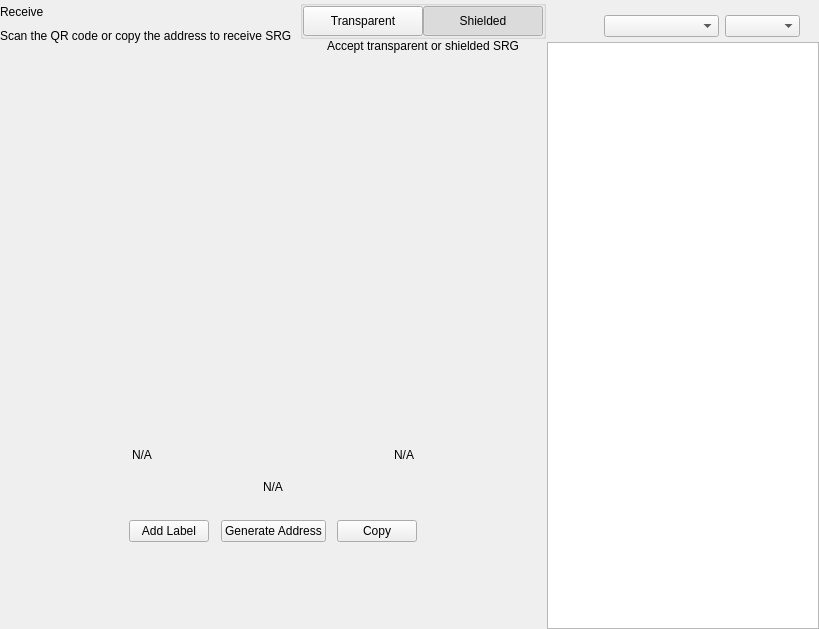
<?xml version="1.0" encoding="UTF-8"?>
<ui version="4.0">
 <class>ReceiveWidget</class>
 <widget class="QWidget" name="ReceiveWidget">
  <property name="geometry">
   <rect>
    <x>0</x>
    <y>0</y>
    <width>819</width>
    <height>629</height>
   </rect>
  </property>
  <property name="minimumSize">
   <size>
    <width>0</width>
    <height>0</height>
   </size>
  </property>
  <property name="windowTitle">
   <string>Form</string>
  </property>
  <layout class="QHBoxLayout" name="horizontalLayout_2" stretch="2,1">
   <property name="spacing">
    <number>0</number>
   </property>
   <property name="leftMargin">
    <number>0</number>
   </property>
   <property name="topMargin">
    <number>0</number>
   </property>
   <property name="rightMargin">
    <number>0</number>
   </property>
   <property name="bottomMargin">
    <number>0</number>
   </property>
   <item>
    <widget class="QWidget" name="left" native="true">
     <layout class="QVBoxLayout" name="verticalLayout_3">
      <property name="leftMargin">
       <number>0</number>
      </property>
      <property name="topMargin">
       <number>0</number>
      </property>
      <property name="rightMargin">
       <number>0</number>
      </property>
      <property name="bottomMargin">
       <number>0</number>
      </property>
      <item>
       <layout class="QVBoxLayout" name="verticalLayout_2">
        <property name="spacing">
         <number>0</number>
        </property>
        <property name="leftMargin">
         <number>0</number>
        </property>
        <item>
         <layout class="QHBoxLayout" name="horizontalLayout_3">
          <property name="spacing">
           <number>0</number>
          </property>
          <item>
           <layout class="QVBoxLayout" name="verticalLayout_4">
            <property name="spacing">
             <number>5</number>
            </property>
            <item>
             <widget class="QLabel" name="labelTitle">
              <property name="text">
               <string>Receive</string>
              </property>
             </widget>
            </item>
            <item alignment="Qt::AlignTop">
             <widget class="QLabel" name="labelSubtitle1">
              <property name="text">
               <string>Scan the QR code or copy the address to receive SRG</string>
              </property>
             </widget>
            </item>
           </layout>
          </item>
          <item>
           <spacer name="horizontalSpacer">
            <property name="orientation">
             <enum>Qt::Horizontal</enum>
            </property>
            <property name="sizeHint" stdset="0">
             <size>
              <width>40</width>
              <height>20</height>
             </size>
            </property>
           </spacer>
          </item>
          <item>
           <widget class="QWidget" name="containerViewPrivacyChecks" native="true">
            <layout class="QVBoxLayout" name="containerPrivacyChecks">
             <property name="spacing">
              <number>0</number>
             </property>
             <property name="leftMargin">
              <number>0</number>
             </property>
             <property name="topMargin">
              <number>0</number>
             </property>
             <property name="rightMargin">
              <number>0</number>
             </property>
             <property name="bottomMargin">
              <number>0</number>
             </property>
             <item alignment="Qt::AlignHCenter|Qt::AlignVCenter">
              <widget class="QGroupBox" name="groupBox">
               <property name="title">
                <string/>
               </property>
               <layout class="QHBoxLayout" name="horizontalLayout_2_1">
                <property name="spacing">
                 <number>0</number>
                </property>
                <property name="leftMargin">
                 <number>0</number>
                </property>
                <property name="topMargin">
                 <number>0</number>
                </property>
                <property name="rightMargin">
                 <number>0</number>
                </property>
                <property name="bottomMargin">
                 <number>0</number>
                </property>
                <item>
                 <widget class="QPushButton" name="pushLeft">
                  <property name="minimumSize">
                   <size>
                    <width>120</width>
                    <height>30</height>
                   </size>
                  </property>
                  <property name="maximumSize">
                   <size>
                    <width>120</width>
                    <height>30</height>
                   </size>
                  </property>
                  <property name="focusPolicy">
                   <enum>Qt::NoFocus</enum>
                  </property>
                  <property name="text">
                   <string>Transparent</string>
                  </property>
                  <property name="checkable">
                   <bool>true</bool>
                  </property>
                  <property name="autoExclusive">
                   <bool>true</bool>
                  </property>
                 </widget>
                </item>
                <item>
                 <widget class="QPushButton" name="pushRight">
                  <property name="minimumSize">
                   <size>
                    <width>120</width>
                    <height>30</height>
                   </size>
                  </property>
                  <property name="maximumSize">
                   <size>
                    <width>120</width>
                    <height>30</height>
                   </size>
                  </property>
                  <property name="focusPolicy">
                   <enum>Qt::NoFocus</enum>
                  </property>
                  <property name="text">
                   <string>Shielded</string>
                  </property>
                  <property name="checkable">
                   <bool>true</bool>
                  </property>
                  <property name="checked">
                   <bool>true</bool>
                  </property>
                  <property name="autoExclusive">
                   <bool>true</bool>
                  </property>
                 </widget>
                </item>
               </layout>
              </widget>
             </item>
             <item alignment="Qt::AlignHCenter|Qt::AlignTop">
              <widget class="QLabel" name="labelSubtitle2">
               <property name="text">
                <string>Accept transparent or shielded SRG</string>
               </property>
               <property name="alignment">
                <set>Qt::AlignRight|Qt::AlignTrailing|Qt::AlignVCenter</set>
               </property>
              </widget>
             </item>
            </layout>
           </widget>
          </item>
         </layout>
        </item>
        <item>
         <spacer name="verticalSpacer_2">
          <property name="orientation">
           <enum>Qt::Vertical</enum>
          </property>
          <property name="sizeType">
           <enum>QSizePolicy::Expanding</enum>
          </property>
          <property name="sizeHint" stdset="0">
           <size>
            <width>20</width>
            <height>50</height>
           </size>
          </property>
         </spacer>
        </item>
        <item alignment="Qt::AlignHCenter">
         <widget class="QWidget" name="layoutQR" native="true">
          <property name="maximumSize">
           <size>
            <width>510</width>
            <height>16777215</height>
           </size>
          </property>
          <layout class="QVBoxLayout" name="verticalLayoutQr">
           <item>
            <spacer name="verticalSpacer11">
             <property name="orientation">
              <enum>Qt::Vertical</enum>
             </property>
             <property name="sizeType">
              <enum>QSizePolicy::Fixed</enum>
             </property>
             <property name="sizeHint" stdset="0">
              <size>
               <width>20</width>
               <height>20</height>
              </size>
             </property>
            </spacer>
           </item>
           <item alignment="Qt::AlignHCenter">
            <widget class="QLabel" name="labelQrImg">
             <property name="minimumSize">
              <size>
               <width>260</width>
               <height>260</height>
              </size>
             </property>
             <property name="maximumSize">
              <size>
               <width>260</width>
               <height>260</height>
              </size>
             </property>
             <property name="text">
              <string/>
             </property>
             <property name="alignment">
              <set>Qt::AlignCenter</set>
             </property>
            </widget>
           </item>
           <item>
            <spacer name="verticalSpacer_21">
             <property name="orientation">
              <enum>Qt::Vertical</enum>
             </property>
             <property name="sizeType">
              <enum>QSizePolicy::Fixed</enum>
             </property>
             <property name="sizeHint" stdset="0">
              <size>
               <width>20</width>
               <height>30</height>
              </size>
             </property>
            </spacer>
           </item>
           <item>
            <widget class="QWidget" name="widget" native="true">
             <property name="minimumSize">
              <size>
               <width>0</width>
               <height>0</height>
              </size>
             </property>
             <layout class="QHBoxLayout" name="horizontalLayout_5">
              <item>
               <widget class="QLabel" name="labelLabel">
                <property name="text">
                 <string notr="true">N/A</string>
                </property>
               </widget>
              </item>
              <item>
               <spacer name="horizontalSpacer_2">
                <property name="orientation">
                 <enum>Qt::Horizontal</enum>
                </property>
                <property name="sizeHint" stdset="0">
                 <size>
                  <width>141</width>
                  <height>20</height>
                 </size>
                </property>
               </spacer>
              </item>
              <item>
               <widget class="QLabel" name="labelDate">
                <property name="text">
                 <string notr="true">N/A</string>
                </property>
                <property name="alignment">
                 <set>Qt::AlignRight|Qt::AlignTrailing|Qt::AlignVCenter</set>
                </property>
               </widget>
              </item>
             </layout>
            </widget>
           </item>
           <item>
            <widget class="QLabel" name="labelAddress">
             <property name="sizePolicy">
              <sizepolicy hsizetype="Expanding" vsizetype="Preferred">
               <horstretch>0</horstretch>
               <verstretch>0</verstretch>
              </sizepolicy>
             </property>
             <property name="minimumSize">
              <size>
               <width>300</width>
               <height>0</height>
              </size>
             </property>
             <property name="text">
              <string notr="true">N/A</string>
             </property>
             <property name="alignment">
              <set>Qt::AlignCenter</set>
             </property>
            </widget>
           </item>
           <item>
            <spacer name="verticalSpacer_4">
             <property name="orientation">
              <enum>Qt::Vertical</enum>
             </property>
             <property name="sizeType">
              <enum>QSizePolicy::Fixed</enum>
             </property>
             <property name="sizeHint" stdset="0">
              <size>
               <width>20</width>
               <height>20</height>
              </size>
             </property>
            </spacer>
           </item>
           <item>
            <layout class="QHBoxLayout" name="horizontalLayout_4">
             <item alignment="Qt::AlignHCenter">
              <widget class="QPushButton" name="pushButtonLabel">
               <property name="focusPolicy">
                <enum>Qt::NoFocus</enum>
               </property>
               <property name="text">
                <string>Add Label</string>
               </property>
              </widget>
             </item>
             <item alignment="Qt::AlignHCenter">
              <widget class="QPushButton" name="pushButtonNewAddress">
               <property name="focusPolicy">
                <enum>Qt::NoFocus</enum>
               </property>
               <property name="text">
                <string>Generate Address</string>
               </property>
              </widget>
             </item>
             <item alignment="Qt::AlignHCenter">
              <widget class="QPushButton" name="pushButtonCopy">
               <property name="focusPolicy">
                <enum>Qt::NoFocus</enum>
               </property>
               <property name="text">
                <string>Copy</string>
               </property>
              </widget>
             </item>
            </layout>
           </item>
           <item>
            <spacer name="verticalSpacer_3">
             <property name="orientation">
              <enum>Qt::Vertical</enum>
             </property>
             <property name="sizeType">
              <enum>QSizePolicy::Expanding</enum>
             </property>
             <property name="sizeHint" stdset="0">
              <size>
               <width>20</width>
               <height>20</height>
              </size>
             </property>
            </spacer>
           </item>
          </layout>
         </widget>
        </item>
        <item>
         <spacer name="verticalSpacer">
          <property name="orientation">
           <enum>Qt::Vertical</enum>
          </property>
          <property name="sizeHint" stdset="0">
           <size>
            <width>20</width>
            <height>40</height>
           </size>
          </property>
         </spacer>
        </item>
       </layout>
      </item>
     </layout>
    </widget>
   </item>
   <item>
    <widget class="QWidget" name="right" native="true">
     <layout class="QVBoxLayout" name="verticalLayout_5">
      <property name="spacing">
       <number>0</number>
      </property>
      <property name="leftMargin">
       <number>1</number>
      </property>
      <property name="topMargin">
       <number>0</number>
      </property>
      <property name="rightMargin">
       <number>0</number>
      </property>
      <property name="bottomMargin">
       <number>0</number>
      </property>
      <item>
       <layout class="QVBoxLayout" name="container_right">
        <property name="spacing">
         <number>0</number>
        </property>
        <property name="leftMargin">
         <number>0</number>
        </property>
        <property name="rightMargin">
         <number>0</number>
        </property>
        <item>
         <layout class="QVBoxLayout" name="verticalLayout">
          <property name="spacing">
           <number>6</number>
          </property>
          <property name="leftMargin">
           <number>19</number>
          </property>
          <property name="rightMargin">
           <number>19</number>
          </property>
          <item>
           <widget class="OptionButton" name="btnRequest" native="true"/>
          </item>
          <item>
           <widget class="OptionButton" name="btnMyAddresses" native="true">
            <property name="sizePolicy">
             <sizepolicy hsizetype="Preferred" vsizetype="Minimum">
              <horstretch>0</horstretch>
              <verstretch>0</verstretch>
             </sizepolicy>
            </property>
           </widget>
          </item>
         </layout>
        </item>
        <item>
         <widget class="QWidget" name="sortWidget" native="true">
          <layout class="QHBoxLayout" name="horizontalLayout_6">
           <property name="leftMargin">
            <number>19</number>
           </property>
           <property name="rightMargin">
            <number>19</number>
           </property>
           <property name="bottomMargin">
            <number>5</number>
           </property>
           <item>
            <spacer name="horizontalSpacer_3">
             <property name="orientation">
              <enum>Qt::Horizontal</enum>
             </property>
             <property name="sizeHint" stdset="0">
              <size>
               <width>40</width>
               <height>20</height>
              </size>
             </property>
            </spacer>
           </item>
           <item>
            <widget class="QComboBox" name="comboBoxSort">
             <property name="sizePolicy">
              <sizepolicy hsizetype="Preferred" vsizetype="Fixed">
               <horstretch>0</horstretch>
               <verstretch>0</verstretch>
              </sizepolicy>
             </property>
             <property name="minimumSize">
              <size>
               <width>115</width>
               <height>0</height>
              </size>
             </property>
            </widget>
           </item>
           <item>
            <widget class="QComboBox" name="comboBoxSortOrder">
             <property name="sizePolicy">
              <sizepolicy hsizetype="Preferred" vsizetype="Fixed">
               <horstretch>0</horstretch>
               <verstretch>0</verstretch>
              </sizepolicy>
             </property>
             <property name="minimumSize">
              <size>
               <width>75</width>
               <height>0</height>
              </size>
             </property>
            </widget>
           </item>
          </layout>
         </widget>
        </item>
        <item>
         <widget class="QListView" name="listViewAddress"/>
        </item>
       </layout>
      </item>
     </layout>
    </widget>
   </item>
  </layout>
 </widget>
 <customwidgets>
  <customwidget>
   <class>OptionButton</class>
   <extends>QWidget</extends>
   <header>qt/surge/optionbutton.h</header>
   <container>1</container>
  </customwidget>
 </customwidgets>
 <resources/>
 <connections/>
</ui>
